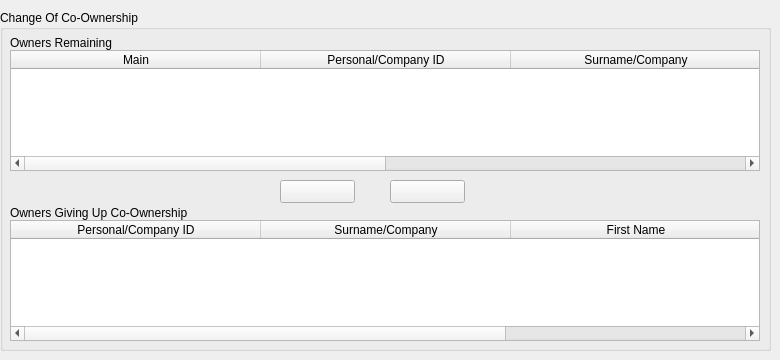
   <widget class="QWidget" name="change_of_co_ownership_tab">
    <attribute name="title">
     <string>Change Of Co-Ownership</string>
    </attribute>
    <widget class="QGroupBox" name="groupBox_8">
     <property name="geometry">
      <rect>
       <x>0</x>
       <y>10</y>
       <width>771</width>
       <height>341</height>
      </rect>
     </property>
     <property name="title">
      <string>Change Of Co-Ownership</string>
     </property>
     <widget class="QTableWidget" name="owners_remaining_twidget">
      <property name="geometry">
       <rect>
        <x>10</x>
        <y>40</y>
        <width>750</width>
        <height>121</height>
       </rect>
      </property>
      <property name="maximumSize">
       <size>
        <width>751</width>
        <height>16777215</height>
       </size>
      </property>
      <attribute name="horizontalHeaderDefaultSectionSize">
       <number>250</number>
      </attribute>
      <attribute name="horizontalHeaderMinimumSectionSize">
       <number>3</number>
      </attribute>
      <column>
       <property name="text">
        <string>Main</string>
       </property>
      </column>
      <column>
       <property name="text">
        <string>Personal/Company ID</string>
       </property>
      </column>
      <column>
       <property name="text">
        <string>Surname/Company</string>
       </property>
      </column>
      <column>
       <property name="text">
        <string>First Name</string>
       </property>
      </column>
     </widget>
     <widget class="QTableWidget" name="owners_giving_twidget">
      <property name="geometry">
       <rect>
        <x>10</x>
        <y>210</y>
        <width>750</width>
        <height>121</height>
       </rect>
      </property>
      <property name="columnCount">
       <number>3</number>
      </property>
      <attribute name="horizontalHeaderDefaultSectionSize">
       <number>250</number>
      </attribute>
      <column>
       <property name="text">
        <string>Personal/Company ID</string>
       </property>
      </column>
      <column>
       <property name="text">
        <string>Surname/Company</string>
       </property>
      </column>
      <column>
       <property name="text">
        <string>First Name</string>
       </property>
      </column>
     </widget>
     <widget class="QLabel" name="label_20">
      <property name="geometry">
       <rect>
        <x>10</x>
        <y>25</y>
        <width>491</width>
        <height>16</height>
       </rect>
      </property>
      <property name="text">
       <string>Owners Remaining</string>
      </property>
     </widget>
     <widget class="QLabel" name="label_21">
      <property name="geometry">
       <rect>
        <x>10</x>
        <y>195</y>
        <width>411</width>
        <height>16</height>
       </rect>
      </property>
      <property name="text">
       <string>Owners Giving Up Co-Ownership</string>
      </property>
     </widget>
     <widget class="QPushButton" name="down_button">
      <property name="geometry">
       <rect>
        <x>280</x>
        <y>170</y>
        <width>75</width>
        <height>23</height>
       </rect>
      </property>
      <property name="text">
       <string/>
      </property>
     </widget>
     <widget class="QPushButton" name="up_button">
      <property name="geometry">
       <rect>
        <x>390</x>
        <y>170</y>
        <width>75</width>
        <height>23</height>
       </rect>
      </property>
      <property name="text">
       <string/>
      </property>
     </widget>
    </widget>
   </widget>
